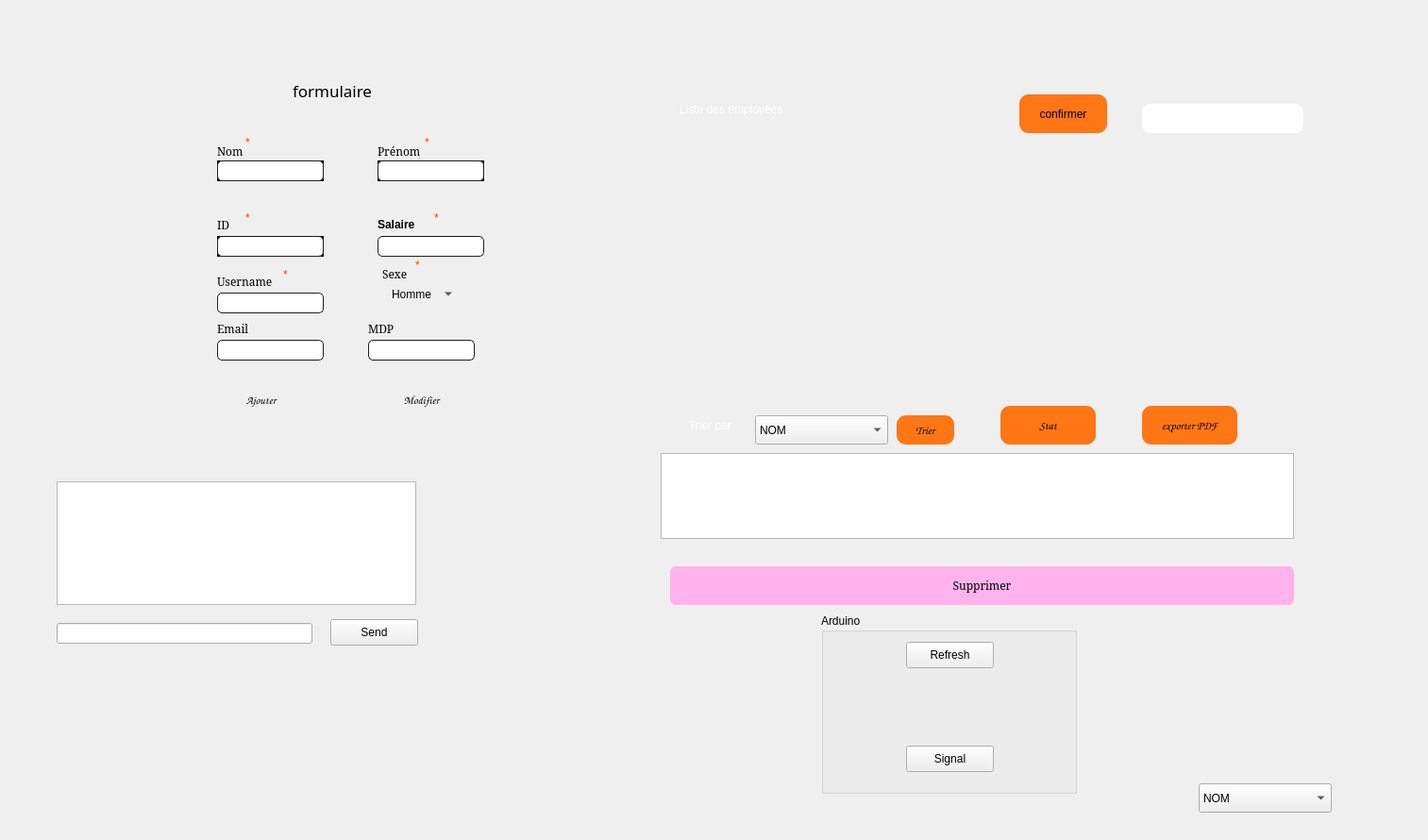
<?xml version="1.0" encoding="UTF-8"?>
<ui version="4.0">
 <class>gest_employee</class>
 <widget class="QDialog" name="gest_employee">
  <property name="geometry">
   <rect>
    <x>0</x>
    <y>0</y>
    <width>1513</width>
    <height>890</height>
   </rect>
  </property>
  <property name="windowTitle">
   <string>Dialog</string>
  </property>
  <widget class="QLabel" name="label_26">
   <property name="geometry">
    <rect>
     <x>1530</x>
     <y>360</y>
     <width>41</width>
     <height>31</height>
    </rect>
   </property>
   <property name="styleSheet">
    <string notr="true">font: 8pt &quot;Elephant&quot;;</string>
   </property>
   <property name="text">
    <string/>
   </property>
  </widget>
  <widget class="QLabel" name="label_16">
   <property name="geometry">
    <rect>
     <x>320</x>
     <y>720</y>
     <width>161</width>
     <height>171</height>
    </rect>
   </property>
   <property name="text">
    <string/>
   </property>
  </widget>
  <widget class="QComboBox" name="comboBox">
   <property name="geometry">
    <rect>
     <x>800</x>
     <y>440</y>
     <width>141</width>
     <height>31</height>
    </rect>
   </property>
   <item>
    <property name="text">
     <string>NOM</string>
    </property>
   </item>
   <item>
    <property name="text">
     <string>PRENOM</string>
    </property>
   </item>
   <item>
    <property name="text">
     <string>ID</string>
    </property>
   </item>
  </widget>
  <widget class="QTableView" name="ShowEMP">
   <property name="geometry">
    <rect>
     <x>590</x>
     <y>150</y>
     <width>861</width>
     <height>261</height>
    </rect>
   </property>
   <property name="styleSheet">
    <string notr="true">background-color : transparent </string>
   </property>
  </widget>
  <widget class="QPushButton" name="SuppButt">
   <property name="geometry">
    <rect>
     <x>710</x>
     <y>600</y>
     <width>661</width>
     <height>41</height>
    </rect>
   </property>
   <property name="font">
    <font>
     <family>Elephant</family>
    </font>
   </property>
   <property name="styleSheet">
    <string notr="true">QPushButton
{

	
background-color: rgb(255, 178, 235);
color: rgb(0, 0, 0);
border-style: solid;
    border-radius: 6;
}
QPushButton:hover
{
	
	background-color: rgb(255, 178, 235);
	color: rgb(0, 0, 0);
}
QPushButton:pressed
{
	
	background-color: rgb(255, 180, 200);

}</string>
   </property>
   <property name="text">
    <string>Supprimer</string>
   </property>
  </widget>
  <widget class="QGroupBox" name="groupBox">
   <property name="geometry">
    <rect>
     <x>870</x>
     <y>650</y>
     <width>271</width>
     <height>191</height>
    </rect>
   </property>
   <property name="title">
    <string>Arduino</string>
   </property>
   <widget class="QPushButton" name="pushButton_3">
    <property name="geometry">
     <rect>
      <x>90</x>
      <y>30</y>
      <width>93</width>
      <height>28</height>
     </rect>
    </property>
    <property name="text">
     <string>Refresh</string>
    </property>
   </widget>
   <widget class="QLabel" name="fireLabel">
    <property name="geometry">
     <rect>
      <x>110</x>
      <y>90</y>
      <width>56</width>
      <height>16</height>
     </rect>
    </property>
    <property name="text">
     <string/>
    </property>
   </widget>
   <widget class="QPushButton" name="offButton">
    <property name="geometry">
     <rect>
      <x>90</x>
      <y>140</y>
      <width>93</width>
      <height>28</height>
     </rect>
    </property>
    <property name="text">
     <string>Signal</string>
    </property>
   </widget>
  </widget>
  <widget class="QLabel" name="label_51">
   <property name="geometry">
    <rect>
     <x>1070</x>
     <y>480</y>
     <width>41</width>
     <height>31</height>
    </rect>
   </property>
   <property name="styleSheet">
    <string notr="true">font: 8pt &quot;Elephant&quot;;</string>
   </property>
   <property name="text">
    <string/>
   </property>
  </widget>
  <widget class="QLabel" name="label_13">
   <property name="geometry">
    <rect>
     <x>730</x>
     <y>430</y>
     <width>91</width>
     <height>41</height>
    </rect>
   </property>
   <property name="cursor">
    <cursorShape>IBeamCursor</cursorShape>
   </property>
   <property name="styleSheet">
    <string notr="true">color: rgb(255, 255, 255);
font: 8pt &quot;Elephant&quot;;</string>
   </property>
   <property name="text">
    <string>Trier par</string>
   </property>
  </widget>
  <widget class="QTextEdit" name="textEdit">
   <property name="geometry">
    <rect>
     <x>60</x>
     <y>510</y>
     <width>381</width>
     <height>131</height>
    </rect>
   </property>
  </widget>
  <widget class="QLabel" name="label_52">
   <property name="geometry">
    <rect>
     <x>1420</x>
     <y>620</y>
     <width>41</width>
     <height>31</height>
    </rect>
   </property>
   <property name="styleSheet">
    <string notr="true">font: 8pt &quot;Elephant&quot;;</string>
   </property>
   <property name="text">
    <string/>
   </property>
  </widget>
  <widget class="QFrame" name="mainframe">
   <property name="geometry">
    <rect>
     <x>200</x>
     <y>60</y>
     <width>421</width>
     <height>391</height>
    </rect>
   </property>
   <property name="styleSheet">
    <string notr="true">background-color: rgb(255, 255, 255,0);
border-radius: 40px;</string>
   </property>
   <property name="frameShape">
    <enum>QFrame::StyledPanel</enum>
   </property>
   <property name="frameShadow">
    <enum>QFrame::Raised</enum>
   </property>
   <widget class="QLabel" name="label_formulaire_2">
    <property name="geometry">
     <rect>
      <x>110</x>
      <y>20</y>
      <width>181</width>
      <height>31</height>
     </rect>
    </property>
    <property name="palette">
     <palette>
      <active>
       <colorrole role="Button">
        <brush brushstyle="SolidPattern">
         <color alpha="0">
          <red>255</red>
          <green>255</green>
          <blue>255</blue>
         </color>
        </brush>
       </colorrole>
       <colorrole role="Base">
        <brush brushstyle="SolidPattern">
         <color alpha="0">
          <red>255</red>
          <green>255</green>
          <blue>255</blue>
         </color>
        </brush>
       </colorrole>
       <colorrole role="Window">
        <brush brushstyle="SolidPattern">
         <color alpha="0">
          <red>255</red>
          <green>255</green>
          <blue>255</blue>
         </color>
        </brush>
       </colorrole>
      </active>
      <inactive>
       <colorrole role="Button">
        <brush brushstyle="SolidPattern">
         <color alpha="0">
          <red>255</red>
          <green>255</green>
          <blue>255</blue>
         </color>
        </brush>
       </colorrole>
       <colorrole role="Base">
        <brush brushstyle="SolidPattern">
         <color alpha="0">
          <red>255</red>
          <green>255</green>
          <blue>255</blue>
         </color>
        </brush>
       </colorrole>
       <colorrole role="Window">
        <brush brushstyle="SolidPattern">
         <color alpha="0">
          <red>255</red>
          <green>255</green>
          <blue>255</blue>
         </color>
        </brush>
       </colorrole>
      </inactive>
      <disabled>
       <colorrole role="Button">
        <brush brushstyle="SolidPattern">
         <color alpha="0">
          <red>255</red>
          <green>255</green>
          <blue>255</blue>
         </color>
        </brush>
       </colorrole>
       <colorrole role="Base">
        <brush brushstyle="SolidPattern">
         <color alpha="0">
          <red>255</red>
          <green>255</green>
          <blue>255</blue>
         </color>
        </brush>
       </colorrole>
       <colorrole role="Window">
        <brush brushstyle="SolidPattern">
         <color alpha="0">
          <red>255</red>
          <green>255</green>
          <blue>255</blue>
         </color>
        </brush>
       </colorrole>
      </disabled>
     </palette>
    </property>
    <property name="font">
     <font>
      <family>MV Boli</family>
      <pointsize>13</pointsize>
      <weight>50</weight>
      <italic>false</italic>
      <bold>false</bold>
     </font>
    </property>
    <property name="mouseTracking">
     <bool>true</bool>
    </property>
    <property name="styleSheet">
     <string notr="true">font: 13pt &quot;MV Boli&quot;;
</string>
    </property>
    <property name="frameShadow">
     <enum>QFrame::Plain</enum>
    </property>
    <property name="lineWidth">
     <number>0</number>
    </property>
    <property name="text">
     <string>formulaire</string>
    </property>
   </widget>
   <widget class="QFrame" name="frame_8">
    <property name="geometry">
     <rect>
      <x>30</x>
      <y>110</y>
      <width>113</width>
      <height>22</height>
     </rect>
    </property>
    <property name="styleSheet">
     <string notr="true">border: 3px solid black;
border-radius: 40px;
background: white;</string>
    </property>
    <property name="frameShape">
     <enum>QFrame::StyledPanel</enum>
    </property>
    <property name="frameShadow">
     <enum>QFrame::Raised</enum>
    </property>
    <widget class="QLineEdit" name="lineEdit_NOM">
     <property name="geometry">
      <rect>
       <x>0</x>
       <y>0</y>
       <width>113</width>
       <height>22</height>
      </rect>
     </property>
     <property name="styleSheet">
      <string notr="true">
    padding: 1px;
    border-style: solid;
    border: 1px solid #1e1e1e;
    border-radius: 5;
</string>
     </property>
    </widget>
   </widget>
   <widget class="QFrame" name="frame_9">
    <property name="geometry">
     <rect>
      <x>200</x>
      <y>110</y>
      <width>113</width>
      <height>22</height>
     </rect>
    </property>
    <property name="styleSheet">
     <string notr="true">border: 3px solid black;
border-radius: 40px;
background: white;</string>
    </property>
    <property name="frameShape">
     <enum>QFrame::StyledPanel</enum>
    </property>
    <property name="frameShadow">
     <enum>QFrame::Raised</enum>
    </property>
    <widget class="QLineEdit" name="lineEdit_PRE">
     <property name="geometry">
      <rect>
       <x>0</x>
       <y>0</y>
       <width>113</width>
       <height>22</height>
      </rect>
     </property>
     <property name="styleSheet">
      <string notr="true">padding: 1px;
    border-style: solid;
    border: 1px solid #1e1e1e;
    border-radius: 5;</string>
     </property>
    </widget>
   </widget>
   <widget class="QLabel" name="label_19">
    <property name="geometry">
     <rect>
      <x>60</x>
      <y>80</y>
      <width>21</width>
      <height>21</height>
     </rect>
    </property>
    <property name="styleSheet">
     <string notr="true">color:rgb(255, 67, 5);
</string>
    </property>
    <property name="text">
     <string>*</string>
    </property>
   </widget>
   <widget class="QLabel" name="label_21">
    <property name="geometry">
     <rect>
      <x>200</x>
      <y>90</y>
      <width>61</width>
      <height>20</height>
     </rect>
    </property>
    <property name="font">
     <font>
      <family>Elephant</family>
     </font>
    </property>
    <property name="text">
     <string>Prénom</string>
    </property>
   </widget>
   <widget class="QLabel" name="label_22">
    <property name="geometry">
     <rect>
      <x>250</x>
      <y>80</y>
      <width>21</width>
      <height>21</height>
     </rect>
    </property>
    <property name="styleSheet">
     <string notr="true">color:rgb(255, 67, 5);
</string>
    </property>
    <property name="text">
     <string>*</string>
    </property>
   </widget>
   <widget class="QLabel" name="label_23">
    <property name="geometry">
     <rect>
      <x>30</x>
      <y>170</y>
      <width>56</width>
      <height>16</height>
     </rect>
    </property>
    <property name="font">
     <font>
      <family>Elephant</family>
     </font>
    </property>
    <property name="text">
     <string>ID</string>
    </property>
   </widget>
   <widget class="QLabel" name="label_28">
    <property name="geometry">
     <rect>
      <x>60</x>
      <y>160</y>
      <width>21</width>
      <height>21</height>
     </rect>
    </property>
    <property name="styleSheet">
     <string notr="true">color:rgb(255, 67, 5);
</string>
    </property>
    <property name="text">
     <string>*</string>
    </property>
   </widget>
   <widget class="QFrame" name="frame_10">
    <property name="geometry">
     <rect>
      <x>30</x>
      <y>190</y>
      <width>113</width>
      <height>22</height>
     </rect>
    </property>
    <property name="styleSheet">
     <string notr="true">border: 3px solid black;
border-radius: 40px;
background: white;</string>
    </property>
    <property name="frameShape">
     <enum>QFrame::StyledPanel</enum>
    </property>
    <property name="frameShadow">
     <enum>QFrame::Raised</enum>
    </property>
    <widget class="QFrame" name="frame_11">
     <property name="geometry">
      <rect>
       <x>0</x>
       <y>0</y>
       <width>113</width>
       <height>22</height>
      </rect>
     </property>
     <property name="styleSheet">
      <string notr="true">border: 3px solid black;
border-radius: 40px;
background: white;</string>
     </property>
     <property name="frameShape">
      <enum>QFrame::StyledPanel</enum>
     </property>
     <property name="frameShadow">
      <enum>QFrame::Raised</enum>
     </property>
     <widget class="QLineEdit" name="lineEdit_ID">
      <property name="geometry">
       <rect>
        <x>0</x>
        <y>0</y>
        <width>113</width>
        <height>22</height>
       </rect>
      </property>
      <property name="styleSheet">
       <string notr="true">padding: 1px;
    border-style: solid;
    border: 1px solid #1e1e1e;
    border-radius: 5;</string>
      </property>
     </widget>
    </widget>
   </widget>
   <widget class="QPushButton" name="bouton1_2">
    <property name="geometry">
     <rect>
      <x>30</x>
      <y>350</y>
      <width>93</width>
      <height>28</height>
     </rect>
    </property>
    <property name="font">
     <font>
      <family>Comic Sans MS</family>
      <pointsize>9</pointsize>
      <weight>9</weight>
      <italic>false</italic>
      <bold>false</bold>
     </font>
    </property>
    <property name="styleSheet">
     <string notr="true">QPushButton {
background-color: rgb(255, 118, 21);
font: 75 9pt &quot;Comic Sans MS&quot;;
color: rgb(0, 0, 0);
border-radius:10px;
}

QPushButton:hover {
	background-color: rgb(255, 140, 0);
font: 75 9pt &quot;Comic Sans MS&quot;;
color: rgb(0, 0, 0);
border-radius:10px;
}
QPushButton:pressed {
	background-color: rgb(255, 179, 0);
font: 75 9pt &quot;Comic Sans MS&quot;;
color: rgb(0, 0, 0);
border-radius:10px;
}
Write to Lina Mejri
</string>
    </property>
    <property name="text">
     <string>Ajouter</string>
    </property>
   </widget>
   <widget class="QPushButton" name="b2_2">
    <property name="geometry">
     <rect>
      <x>200</x>
      <y>350</y>
      <width>93</width>
      <height>28</height>
     </rect>
    </property>
    <property name="font">
     <font>
      <family>Comic Sans MS</family>
      <pointsize>9</pointsize>
      <weight>9</weight>
      <italic>false</italic>
      <bold>false</bold>
     </font>
    </property>
    <property name="styleSheet">
     <string notr="true">QPushButton {
background-color: rgb(255, 118, 21);
font: 75 9pt &quot;Comic Sans MS&quot;;
color: rgb(0, 0, 0);
border-radius:10px;
}

QPushButton:hover {
	background-color: rgb(255, 140, 0);
font: 75 9pt &quot;Comic Sans MS&quot;;
color: rgb(0, 0, 0);
border-radius:10px;
}
QPushButton:pressed {
	background-color: rgb(255, 179, 0);
font: 75 9pt &quot;Comic Sans MS&quot;;
color: rgb(0, 0, 0);
border-radius:10px;
}
Write to Lina Mejri
</string>
    </property>
    <property name="text">
     <string>Modifier</string>
    </property>
   </widget>
   <widget class="QLabel" name="label_37">
    <property name="geometry">
     <rect>
      <x>20</x>
      <y>10</y>
      <width>61</width>
      <height>61</height>
     </rect>
    </property>
    <property name="text">
     <string/>
    </property>
   </widget>
   <widget class="QLabel" name="label_38">
    <property name="geometry">
     <rect>
      <x>30</x>
      <y>90</y>
      <width>61</width>
      <height>20</height>
     </rect>
    </property>
    <property name="font">
     <font>
      <family>Elephant</family>
     </font>
    </property>
    <property name="text">
     <string>Nom</string>
    </property>
   </widget>
   <widget class="QLineEdit" name="lineEdit_Salaire">
    <property name="geometry">
     <rect>
      <x>200</x>
      <y>190</y>
      <width>113</width>
      <height>22</height>
     </rect>
    </property>
    <property name="styleSheet">
     <string notr="true">padding: 1px;
    border-style: solid;
    border: 1px solid #1e1e1e;
    border-radius: 5;
background-color: rgb(255, 255, 255);</string>
    </property>
   </widget>
   <widget class="QLabel" name="label_39">
    <property name="geometry">
     <rect>
      <x>260</x>
      <y>160</y>
      <width>21</width>
      <height>21</height>
     </rect>
    </property>
    <property name="styleSheet">
     <string notr="true">color:rgb(255, 67, 5);
</string>
    </property>
    <property name="text">
     <string>*</string>
    </property>
   </widget>
   <widget class="QLabel" name="label_40">
    <property name="geometry">
     <rect>
      <x>200</x>
      <y>170</y>
      <width>56</width>
      <height>16</height>
     </rect>
    </property>
    <property name="font">
     <font>
      <pointsize>9</pointsize>
      <weight>75</weight>
      <bold>true</bold>
     </font>
    </property>
    <property name="text">
     <string>Salaire</string>
    </property>
   </widget>
   <widget class="QLineEdit" name="lineEdit">
    <property name="geometry">
     <rect>
      <x>100</x>
      <y>330</y>
      <width>113</width>
      <height>22</height>
     </rect>
    </property>
   </widget>
   <widget class="QLabel" name="label_24">
    <property name="geometry">
     <rect>
      <x>30</x>
      <y>230</y>
      <width>71</width>
      <height>16</height>
     </rect>
    </property>
    <property name="font">
     <font>
      <family>Elephant</family>
     </font>
    </property>
    <property name="text">
     <string>Username</string>
    </property>
   </widget>
   <widget class="QLabel" name="label_25">
    <property name="geometry">
     <rect>
      <x>205</x>
      <y>220</y>
      <width>61</width>
      <height>20</height>
     </rect>
    </property>
    <property name="font">
     <font>
      <family>Elephant</family>
     </font>
    </property>
    <property name="text">
     <string>Sexe</string>
    </property>
   </widget>
   <widget class="QLabel" name="label_29">
    <property name="geometry">
     <rect>
      <x>100</x>
      <y>220</y>
      <width>21</width>
      <height>21</height>
     </rect>
    </property>
    <property name="styleSheet">
     <string notr="true">color:rgb(255, 67, 5);
</string>
    </property>
    <property name="text">
     <string>*</string>
    </property>
   </widget>
   <widget class="QLabel" name="label_30">
    <property name="geometry">
     <rect>
      <x>240</x>
      <y>210</y>
      <width>21</width>
      <height>21</height>
     </rect>
    </property>
    <property name="styleSheet">
     <string notr="true">color:rgb(255, 67, 5);
</string>
    </property>
    <property name="text">
     <string>*</string>
    </property>
   </widget>
   <widget class="QComboBox" name="SexeCombo">
    <property name="geometry">
     <rect>
      <x>210</x>
      <y>241</y>
      <width>73</width>
      <height>21</height>
     </rect>
    </property>
    <item>
     <property name="text">
      <string>Homme</string>
     </property>
    </item>
    <item>
     <property name="text">
      <string>Femme</string>
     </property>
    </item>
   </widget>
   <widget class="QLineEdit" name="Mail">
    <property name="geometry">
     <rect>
      <x>30</x>
      <y>300</y>
      <width>113</width>
      <height>22</height>
     </rect>
    </property>
    <property name="styleSheet">
     <string notr="true">background-color: rgb(255, 255, 255);
    padding: 1px;
    border-style: solid;
    border: 1px solid #1e1e1e;
    border-radius: 5;
</string>
    </property>
   </widget>
   <widget class="QLineEdit" name="MDP">
    <property name="geometry">
     <rect>
      <x>190</x>
      <y>300</y>
      <width>113</width>
      <height>22</height>
     </rect>
    </property>
    <property name="styleSheet">
     <string notr="true">background-color: rgb(255, 255, 255);
    padding: 1px;
    border-style: solid;
    border: 1px solid #1e1e1e;
    border-radius: 5;
</string>
    </property>
   </widget>
   <widget class="QLabel" name="label_27">
    <property name="geometry">
     <rect>
      <x>30</x>
      <y>280</y>
      <width>71</width>
      <height>16</height>
     </rect>
    </property>
    <property name="font">
     <font>
      <family>Elephant</family>
     </font>
    </property>
    <property name="text">
     <string>Email</string>
    </property>
   </widget>
   <widget class="QLabel" name="label_31">
    <property name="geometry">
     <rect>
      <x>190</x>
      <y>280</y>
      <width>71</width>
      <height>16</height>
     </rect>
    </property>
    <property name="font">
     <font>
      <family>Elephant</family>
     </font>
    </property>
    <property name="text">
     <string>MDP</string>
    </property>
   </widget>
   <widget class="QLineEdit" name="lineEditUser">
    <property name="geometry">
     <rect>
      <x>30</x>
      <y>250</y>
      <width>113</width>
      <height>22</height>
     </rect>
    </property>
    <property name="styleSheet">
     <string notr="true">background-color: rgb(255, 255, 255);
    padding: 1px;
    border-style: solid;
    border: 1px solid #1e1e1e;
    border-radius: 5;
</string>
    </property>
   </widget>
   <zorder>SexeCombo</zorder>
   <zorder>label_formulaire_2</zorder>
   <zorder>frame_8</zorder>
   <zorder>frame_9</zorder>
   <zorder>label_19</zorder>
   <zorder>label_21</zorder>
   <zorder>label_22</zorder>
   <zorder>label_23</zorder>
   <zorder>label_28</zorder>
   <zorder>frame_10</zorder>
   <zorder>bouton1_2</zorder>
   <zorder>b2_2</zorder>
   <zorder>label_37</zorder>
   <zorder>label_38</zorder>
   <zorder>lineEdit_Salaire</zorder>
   <zorder>label_39</zorder>
   <zorder>label_40</zorder>
   <zorder>lineEdit</zorder>
   <zorder>label_24</zorder>
   <zorder>label_25</zorder>
   <zorder>label_29</zorder>
   <zorder>label_30</zorder>
   <zorder>Mail</zorder>
   <zorder>MDP</zorder>
   <zorder>label_27</zorder>
   <zorder>label_31</zorder>
   <zorder>lineEditUser</zorder>
  </widget>
  <widget class="QLineEdit" name="lineEdit_2">
   <property name="geometry">
    <rect>
     <x>1210</x>
     <y>110</y>
     <width>171</width>
     <height>31</height>
    </rect>
   </property>
   <property name="cursor">
    <cursorShape>ArrowCursor</cursorShape>
   </property>
   <property name="styleSheet">
    <string notr="true">border-radius: 9px;
background-color: rgb(255, 255, 255);</string>
   </property>
  </widget>
  <widget class="QLabel" name="label_49">
   <property name="geometry">
    <rect>
     <x>1480</x>
     <y>360</y>
     <width>41</width>
     <height>31</height>
    </rect>
   </property>
   <property name="styleSheet">
    <string notr="true">font: 8pt &quot;Elephant&quot;;</string>
   </property>
   <property name="text">
    <string/>
   </property>
  </widget>
  <widget class="QPushButton" name="pushButton_2">
   <property name="geometry">
    <rect>
     <x>950</x>
     <y>440</y>
     <width>61</width>
     <height>31</height>
    </rect>
   </property>
   <property name="font">
    <font>
     <family>Comic Sans MS</family>
     <pointsize>9</pointsize>
     <weight>9</weight>
     <italic>false</italic>
     <bold>false</bold>
    </font>
   </property>
   <property name="styleSheet">
    <string notr="true">QPushButton {
background-color: rgb(255, 118, 21);
font: 75 9pt &quot;Comic Sans MS&quot;;
color: rgb(0, 0, 0);
border-radius:10px;
}

QPushButton:hover {
	background-color: rgb(255, 140, 0);
font: 75 9pt &quot;Comic Sans MS&quot;;
color: rgb(0, 0, 0);
border-radius:10px;
}
QPushButton:pressed {
	background-color: rgb(255, 179, 0);
font: 75 9pt &quot;Comic Sans MS&quot;;
color: rgb(0, 0, 0);
border-radius:10px;
}</string>
   </property>
   <property name="text">
    <string>Trier</string>
   </property>
  </widget>
  <widget class="QPushButton" name="sendButton">
   <property name="geometry">
    <rect>
     <x>350</x>
     <y>656</y>
     <width>93</width>
     <height>28</height>
    </rect>
   </property>
   <property name="text">
    <string>Send</string>
   </property>
  </widget>
  <widget class="QPushButton" name="pushButton_5">
   <property name="geometry">
    <rect>
     <x>1210</x>
     <y>430</y>
     <width>101</width>
     <height>41</height>
    </rect>
   </property>
   <property name="font">
    <font>
     <family>Comic Sans MS</family>
     <pointsize>9</pointsize>
     <weight>9</weight>
     <italic>false</italic>
     <bold>false</bold>
    </font>
   </property>
   <property name="styleSheet">
    <string notr="true">QPushButton {
background-color: rgb(255, 118, 21);
font: 75 9pt &quot;Comic Sans MS&quot;;
color: rgb(0, 0, 0);
border-radius:10px;
}

QPushButton:hover {
	background-color: rgb(255, 140, 0);
font: 75 9pt &quot;Comic Sans MS&quot;;
color: rgb(0, 0, 0);
border-radius:10px;
}
QPushButton:pressed {
	background-color: rgb(255, 179, 0);
font: 75 9pt &quot;Comic Sans MS&quot;;
color: rgb(0, 0, 0);
border-radius:10px;
}</string>
   </property>
   <property name="text">
    <string>exporter PDF</string>
   </property>
  </widget>
  <widget class="QLabel" name="label_11">
   <property name="geometry">
    <rect>
     <x>720</x>
     <y>90</y>
     <width>181</width>
     <height>51</height>
    </rect>
   </property>
   <property name="styleSheet">
    <string notr="true">font: 10pt &quot;Elephant&quot;;
color: rgb(255, 255, 255);</string>
   </property>
   <property name="text">
    <string>Liste des employées</string>
   </property>
  </widget>
  <widget class="QLabel" name="label_20">
   <property name="geometry">
    <rect>
     <x>740</x>
     <y>480</y>
     <width>41</width>
     <height>31</height>
    </rect>
   </property>
   <property name="styleSheet">
    <string notr="true">font: 8pt &quot;Elephant&quot;;</string>
   </property>
   <property name="text">
    <string/>
   </property>
  </widget>
  <widget class="QLabel" name="ilabel_img">
   <property name="geometry">
    <rect>
     <x>670</x>
     <y>170</y>
     <width>56</width>
     <height>41</height>
    </rect>
   </property>
   <property name="text">
    <string/>
   </property>
  </widget>
  <widget class="QPushButton" name="pushButton">
   <property name="geometry">
    <rect>
     <x>1080</x>
     <y>100</y>
     <width>93</width>
     <height>41</height>
    </rect>
   </property>
   <property name="styleSheet">
    <string notr="true">QPushButton {
background-color: rgb(255, 118, 21);
font: 75 9pt &quot;Comic Sans MS&quot;;
color: rgb(0, 0, 0);
border-radius:10px;
}

QPushButton:hover {
	background-color: rgb(255, 140, 0);
font: 75 9pt &quot;Comic Sans MS&quot;;
color: rgb(0, 0, 0);
border-radius:10px;
}
QPushButton:pressed {
	background-color: rgb(255, 179, 0);
font: 75 9pt &quot;Comic Sans MS&quot;;
color: rgb(0, 0, 0);
border-radius:10px;
}</string>
   </property>
   <property name="text">
    <string>confirmer</string>
   </property>
  </widget>
  <widget class="QPushButton" name="pushButton_4">
   <property name="geometry">
    <rect>
     <x>1060</x>
     <y>430</y>
     <width>101</width>
     <height>41</height>
    </rect>
   </property>
   <property name="font">
    <font>
     <family>Comic Sans MS</family>
     <pointsize>9</pointsize>
     <weight>9</weight>
     <italic>false</italic>
     <bold>false</bold>
    </font>
   </property>
   <property name="styleSheet">
    <string notr="true">QPushButton {
background-color: rgb(255, 118, 21);
font: 75 9pt &quot;Comic Sans MS&quot;;
color: rgb(0, 0, 0);
border-radius:10px;
}

QPushButton:hover {
	background-color: rgb(255, 140, 0);
font: 75 9pt &quot;Comic Sans MS&quot;;
color: rgb(0, 0, 0);
border-radius:10px;
}
QPushButton:pressed {
	background-color: rgb(255, 179, 0);
font: 75 9pt &quot;Comic Sans MS&quot;;
color: rgb(0, 0, 0);
border-radius:10px;
}</string>
   </property>
   <property name="text">
    <string>Stat</string>
   </property>
  </widget>
  <widget class="QLabel" name="label_42">
   <property name="geometry">
    <rect>
     <x>10</x>
     <y>0</y>
     <width>1441</width>
     <height>851</height>
    </rect>
   </property>
   <property name="text">
    <string/>
   </property>
   <property name="pixmap">
    <pixmap>../../../Downloads/005656le55.jpg</pixmap>
   </property>
   <property name="scaledContents">
    <bool>true</bool>
   </property>
  </widget>
  <widget class="QLabel" name="label_18">
   <property name="geometry">
    <rect>
     <x>460</x>
     <y>680</y>
     <width>131</width>
     <height>121</height>
    </rect>
   </property>
   <property name="styleSheet">
    <string notr="true">font: 8pt &quot;Elephant&quot;;
color: rgb(87, 98, 255);</string>
   </property>
   <property name="text">
    <string/>
   </property>
  </widget>
  <widget class="QTextBrowser" name="PdfEdit">
   <property name="geometry">
    <rect>
     <x>700</x>
     <y>480</y>
     <width>671</width>
     <height>91</height>
    </rect>
   </property>
  </widget>
  <widget class="QLineEdit" name="lineEdit_3">
   <property name="geometry">
    <rect>
     <x>60</x>
     <y>660</y>
     <width>271</width>
     <height>22</height>
    </rect>
   </property>
  </widget>
  <widget class="QComboBox" name="comboBox_2">
   <property name="geometry">
    <rect>
     <x>1270</x>
     <y>830</y>
     <width>141</width>
     <height>31</height>
    </rect>
   </property>
   <item>
    <property name="text">
     <string>NOM</string>
    </property>
   </item>
   <item>
    <property name="text">
     <string>PRENOM</string>
    </property>
   </item>
   <item>
    <property name="text">
     <string>ID</string>
    </property>
   </item>
  </widget>
  <zorder>label_42</zorder>
  <zorder>label_26</zorder>
  <zorder>label_16</zorder>
  <zorder>comboBox</zorder>
  <zorder>ShowEMP</zorder>
  <zorder>SuppButt</zorder>
  <zorder>groupBox</zorder>
  <zorder>label_51</zorder>
  <zorder>label_13</zorder>
  <zorder>textEdit</zorder>
  <zorder>label_52</zorder>
  <zorder>mainframe</zorder>
  <zorder>lineEdit_2</zorder>
  <zorder>label_49</zorder>
  <zorder>pushButton_2</zorder>
  <zorder>sendButton</zorder>
  <zorder>pushButton_5</zorder>
  <zorder>label_11</zorder>
  <zorder>label_20</zorder>
  <zorder>ilabel_img</zorder>
  <zorder>pushButton</zorder>
  <zorder>pushButton_4</zorder>
  <zorder>label_18</zorder>
  <zorder>PdfEdit</zorder>
  <zorder>lineEdit_3</zorder>
  <zorder>comboBox_2</zorder>
 </widget>
 <resources/>
 <connections/>
</ui>
